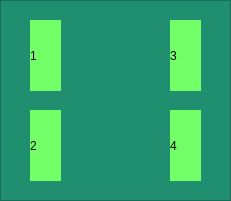
    <widget class="QFrame" name="sr1_15">
     <property name="geometry">
      <rect>
       <x>40</x>
       <y>30</y>
       <width>231</width>
       <height>201</height>
      </rect>
     </property>
     <property name="palette">
      <palette>
       <active>
        <colorrole role="WindowText">
         <brush brushstyle="SolidPattern">
          <color alpha="255">
           <red>0</red>
           <green>0</green>
           <blue>0</blue>
          </color>
         </brush>
        </colorrole>
        <colorrole role="Button">
         <brush brushstyle="SolidPattern">
          <color alpha="255">
           <red>32</red>
           <green>143</green>
           <blue>111</blue>
          </color>
         </brush>
        </colorrole>
        <colorrole role="Light">
         <brush brushstyle="SolidPattern">
          <color alpha="255">
           <red>48</red>
           <green>215</green>
           <blue>166</blue>
          </color>
         </brush>
        </colorrole>
        <colorrole role="Midlight">
         <brush brushstyle="SolidPattern">
          <color alpha="255">
           <red>40</red>
           <green>179</green>
           <blue>138</blue>
          </color>
         </brush>
        </colorrole>
        <colorrole role="Dark">
         <brush brushstyle="SolidPattern">
          <color alpha="255">
           <red>16</red>
           <green>71</green>
           <blue>55</blue>
          </color>
         </brush>
        </colorrole>
        <colorrole role="Mid">
         <brush brushstyle="SolidPattern">
          <color alpha="255">
           <red>21</red>
           <green>95</green>
           <blue>74</blue>
          </color>
         </brush>
        </colorrole>
        <colorrole role="Text">
         <brush brushstyle="SolidPattern">
          <color alpha="255">
           <red>0</red>
           <green>0</green>
           <blue>0</blue>
          </color>
         </brush>
        </colorrole>
        <colorrole role="BrightText">
         <brush brushstyle="SolidPattern">
          <color alpha="255">
           <red>255</red>
           <green>255</green>
           <blue>255</blue>
          </color>
         </brush>
        </colorrole>
        <colorrole role="ButtonText">
         <brush brushstyle="SolidPattern">
          <color alpha="255">
           <red>0</red>
           <green>0</green>
           <blue>0</blue>
          </color>
         </brush>
        </colorrole>
        <colorrole role="Base">
         <brush brushstyle="SolidPattern">
          <color alpha="255">
           <red>255</red>
           <green>255</green>
           <blue>255</blue>
          </color>
         </brush>
        </colorrole>
        <colorrole role="Window">
         <brush brushstyle="SolidPattern">
          <color alpha="255">
           <red>32</red>
           <green>143</green>
           <blue>111</blue>
          </color>
         </brush>
        </colorrole>
        <colorrole role="Shadow">
         <brush brushstyle="SolidPattern">
          <color alpha="255">
           <red>0</red>
           <green>0</green>
           <blue>0</blue>
          </color>
         </brush>
        </colorrole>
        <colorrole role="AlternateBase">
         <brush brushstyle="SolidPattern">
          <color alpha="255">
           <red>143</red>
           <green>199</green>
           <blue>183</blue>
          </color>
         </brush>
        </colorrole>
        <colorrole role="ToolTipBase">
         <brush brushstyle="SolidPattern">
          <color alpha="255">
           <red>255</red>
           <green>255</green>
           <blue>220</blue>
          </color>
         </brush>
        </colorrole>
        <colorrole role="ToolTipText">
         <brush brushstyle="SolidPattern">
          <color alpha="255">
           <red>0</red>
           <green>0</green>
           <blue>0</blue>
          </color>
         </brush>
        </colorrole>
       </active>
       <inactive>
        <colorrole role="WindowText">
         <brush brushstyle="SolidPattern">
          <color alpha="255">
           <red>0</red>
           <green>0</green>
           <blue>0</blue>
          </color>
         </brush>
        </colorrole>
        <colorrole role="Button">
         <brush brushstyle="SolidPattern">
          <color alpha="255">
           <red>32</red>
           <green>143</green>
           <blue>111</blue>
          </color>
         </brush>
        </colorrole>
        <colorrole role="Light">
         <brush brushstyle="SolidPattern">
          <color alpha="255">
           <red>48</red>
           <green>215</green>
           <blue>166</blue>
          </color>
         </brush>
        </colorrole>
        <colorrole role="Midlight">
         <brush brushstyle="SolidPattern">
          <color alpha="255">
           <red>40</red>
           <green>179</green>
           <blue>138</blue>
          </color>
         </brush>
        </colorrole>
        <colorrole role="Dark">
         <brush brushstyle="SolidPattern">
          <color alpha="255">
           <red>16</red>
           <green>71</green>
           <blue>55</blue>
          </color>
         </brush>
        </colorrole>
        <colorrole role="Mid">
         <brush brushstyle="SolidPattern">
          <color alpha="255">
           <red>21</red>
           <green>95</green>
           <blue>74</blue>
          </color>
         </brush>
        </colorrole>
        <colorrole role="Text">
         <brush brushstyle="SolidPattern">
          <color alpha="255">
           <red>0</red>
           <green>0</green>
           <blue>0</blue>
          </color>
         </brush>
        </colorrole>
        <colorrole role="BrightText">
         <brush brushstyle="SolidPattern">
          <color alpha="255">
           <red>255</red>
           <green>255</green>
           <blue>255</blue>
          </color>
         </brush>
        </colorrole>
        <colorrole role="ButtonText">
         <brush brushstyle="SolidPattern">
          <color alpha="255">
           <red>0</red>
           <green>0</green>
           <blue>0</blue>
          </color>
         </brush>
        </colorrole>
        <colorrole role="Base">
         <brush brushstyle="SolidPattern">
          <color alpha="255">
           <red>255</red>
           <green>255</green>
           <blue>255</blue>
          </color>
         </brush>
        </colorrole>
        <colorrole role="Window">
         <brush brushstyle="SolidPattern">
          <color alpha="255">
           <red>32</red>
           <green>143</green>
           <blue>111</blue>
          </color>
         </brush>
        </colorrole>
        <colorrole role="Shadow">
         <brush brushstyle="SolidPattern">
          <color alpha="255">
           <red>0</red>
           <green>0</green>
           <blue>0</blue>
          </color>
         </brush>
        </colorrole>
        <colorrole role="AlternateBase">
         <brush brushstyle="SolidPattern">
          <color alpha="255">
           <red>143</red>
           <green>199</green>
           <blue>183</blue>
          </color>
         </brush>
        </colorrole>
        <colorrole role="ToolTipBase">
         <brush brushstyle="SolidPattern">
          <color alpha="255">
           <red>255</red>
           <green>255</green>
           <blue>220</blue>
          </color>
         </brush>
        </colorrole>
        <colorrole role="ToolTipText">
         <brush brushstyle="SolidPattern">
          <color alpha="255">
           <red>0</red>
           <green>0</green>
           <blue>0</blue>
          </color>
         </brush>
        </colorrole>
       </inactive>
       <disabled>
        <colorrole role="WindowText">
         <brush brushstyle="SolidPattern">
          <color alpha="255">
           <red>16</red>
           <green>71</green>
           <blue>55</blue>
          </color>
         </brush>
        </colorrole>
        <colorrole role="Button">
         <brush brushstyle="SolidPattern">
          <color alpha="255">
           <red>32</red>
           <green>143</green>
           <blue>111</blue>
          </color>
         </brush>
        </colorrole>
        <colorrole role="Light">
         <brush brushstyle="SolidPattern">
          <color alpha="255">
           <red>48</red>
           <green>215</green>
           <blue>166</blue>
          </color>
         </brush>
        </colorrole>
        <colorrole role="Midlight">
         <brush brushstyle="SolidPattern">
          <color alpha="255">
           <red>40</red>
           <green>179</green>
           <blue>138</blue>
          </color>
         </brush>
        </colorrole>
        <colorrole role="Dark">
         <brush brushstyle="SolidPattern">
          <color alpha="255">
           <red>16</red>
           <green>71</green>
           <blue>55</blue>
          </color>
         </brush>
        </colorrole>
        <colorrole role="Mid">
         <brush brushstyle="SolidPattern">
          <color alpha="255">
           <red>21</red>
           <green>95</green>
           <blue>74</blue>
          </color>
         </brush>
        </colorrole>
        <colorrole role="Text">
         <brush brushstyle="SolidPattern">
          <color alpha="255">
           <red>16</red>
           <green>71</green>
           <blue>55</blue>
          </color>
         </brush>
        </colorrole>
        <colorrole role="BrightText">
         <brush brushstyle="SolidPattern">
          <color alpha="255">
           <red>255</red>
           <green>255</green>
           <blue>255</blue>
          </color>
         </brush>
        </colorrole>
        <colorrole role="ButtonText">
         <brush brushstyle="SolidPattern">
          <color alpha="255">
           <red>16</red>
           <green>71</green>
           <blue>55</blue>
          </color>
         </brush>
        </colorrole>
        <colorrole role="Base">
         <brush brushstyle="SolidPattern">
          <color alpha="255">
           <red>32</red>
           <green>143</green>
           <blue>111</blue>
          </color>
         </brush>
        </colorrole>
        <colorrole role="Window">
         <brush brushstyle="SolidPattern">
          <color alpha="255">
           <red>32</red>
           <green>143</green>
           <blue>111</blue>
          </color>
         </brush>
        </colorrole>
        <colorrole role="Shadow">
         <brush brushstyle="SolidPattern">
          <color alpha="255">
           <red>0</red>
           <green>0</green>
           <blue>0</blue>
          </color>
         </brush>
        </colorrole>
        <colorrole role="AlternateBase">
         <brush brushstyle="SolidPattern">
          <color alpha="255">
           <red>32</red>
           <green>143</green>
           <blue>111</blue>
          </color>
         </brush>
        </colorrole>
        <colorrole role="ToolTipBase">
         <brush brushstyle="SolidPattern">
          <color alpha="255">
           <red>255</red>
           <green>255</green>
           <blue>220</blue>
          </color>
         </brush>
        </colorrole>
        <colorrole role="ToolTipText">
         <brush brushstyle="SolidPattern">
          <color alpha="255">
           <red>0</red>
           <green>0</green>
           <blue>0</blue>
          </color>
         </brush>
        </colorrole>
       </disabled>
      </palette>
     </property>
     <property name="autoFillBackground">
      <bool>true</bool>
     </property>
     <property name="frameShape">
      <enum>QFrame::StyledPanel</enum>
     </property>
     <property name="frameShadow">
      <enum>QFrame::Raised</enum>
     </property>
     <widget class="QLabel" name="label_37">
      <property name="geometry">
       <rect>
        <x>30</x>
        <y>20</y>
        <width>31</width>
        <height>71</height>
       </rect>
      </property>
      <property name="styleSheet">
       <string notr="true">background-color: rgb(115, 255, 104);</string>
      </property>
      <property name="text">
       <string>1</string>
      </property>
     </widget>
     <widget class="QLabel" name="label_38">
      <property name="geometry">
       <rect>
        <x>30</x>
        <y>110</y>
        <width>31</width>
        <height>71</height>
       </rect>
      </property>
      <property name="styleSheet">
       <string notr="true">background-color: rgb(115, 255, 104);</string>
      </property>
      <property name="text">
       <string>2</string>
      </property>
     </widget>
     <widget class="QLabel" name="label_39">
      <property name="geometry">
       <rect>
        <x>170</x>
        <y>20</y>
        <width>31</width>
        <height>71</height>
       </rect>
      </property>
      <property name="styleSheet">
       <string notr="true">background-color: rgb(115, 255, 104);</string>
      </property>
      <property name="text">
       <string>3</string>
      </property>
     </widget>
     <widget class="QLabel" name="label_40">
      <property name="geometry">
       <rect>
        <x>170</x>
        <y>110</y>
        <width>31</width>
        <height>71</height>
       </rect>
      </property>
      <property name="styleSheet">
       <string notr="true">background-color: rgb(115, 255, 104);</string>
      </property>
      <property name="text">
       <string>4</string>
      </property>
     </widget>
    </widget>
